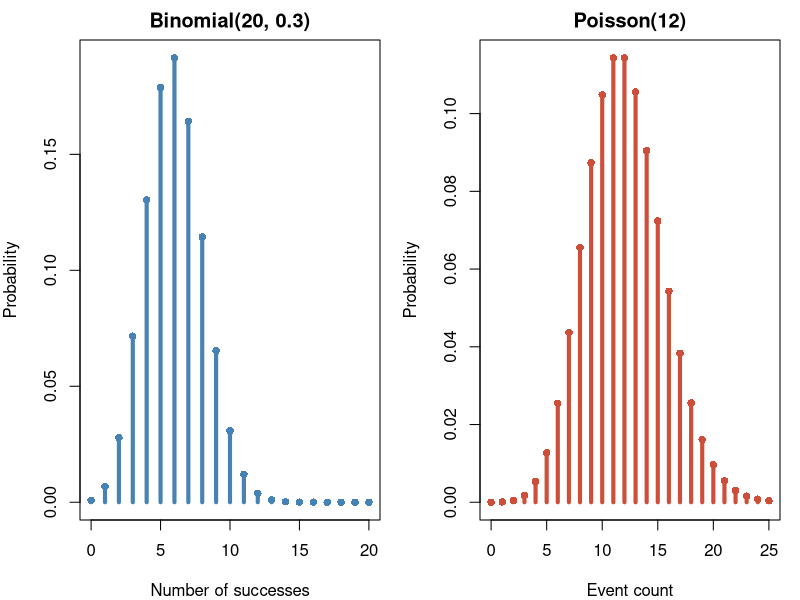
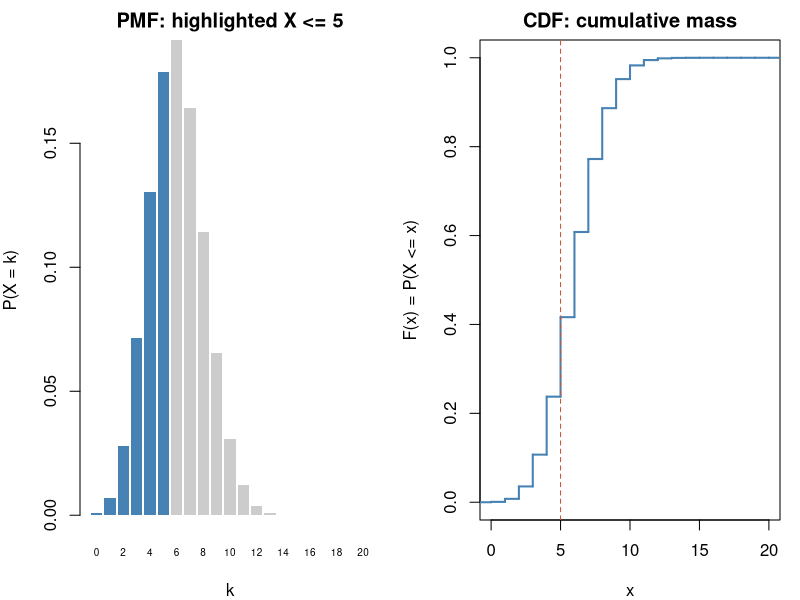
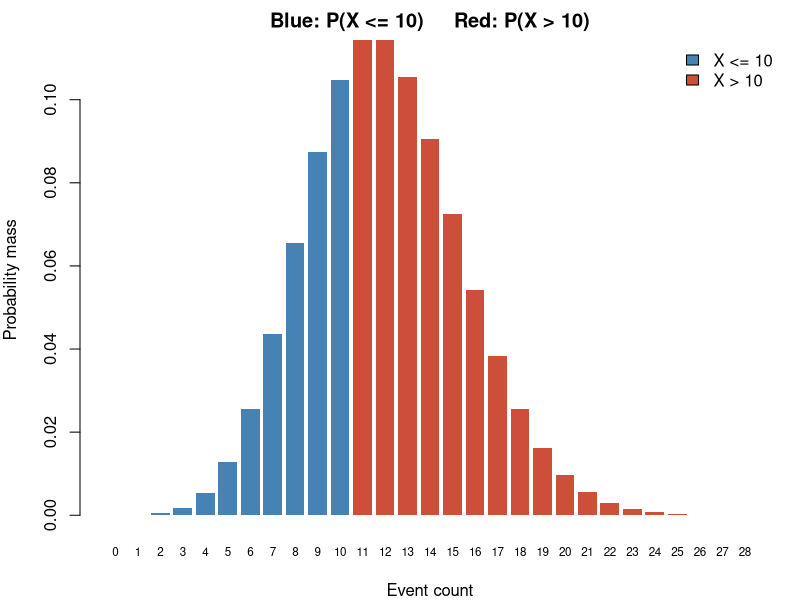
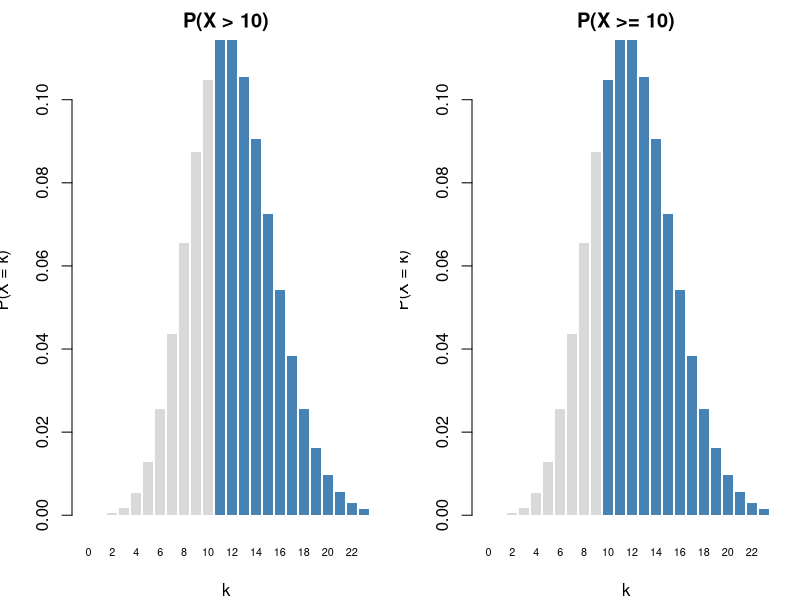
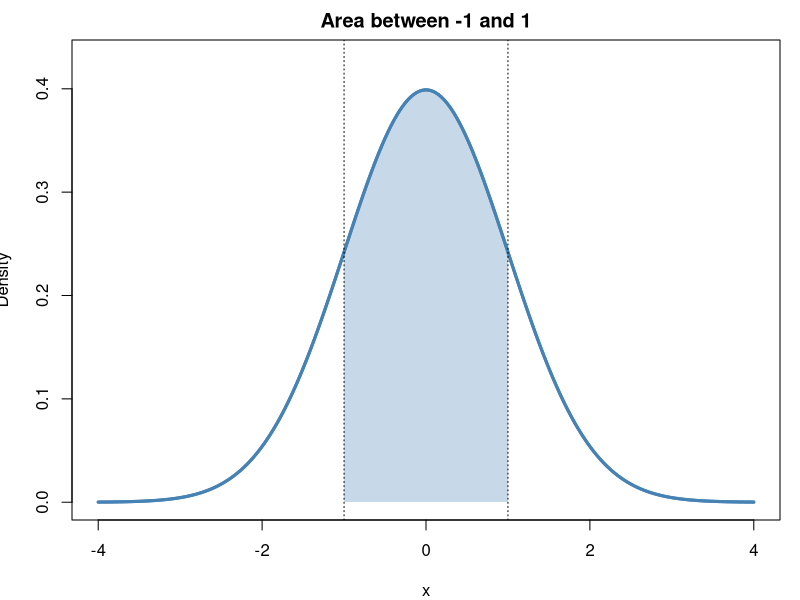
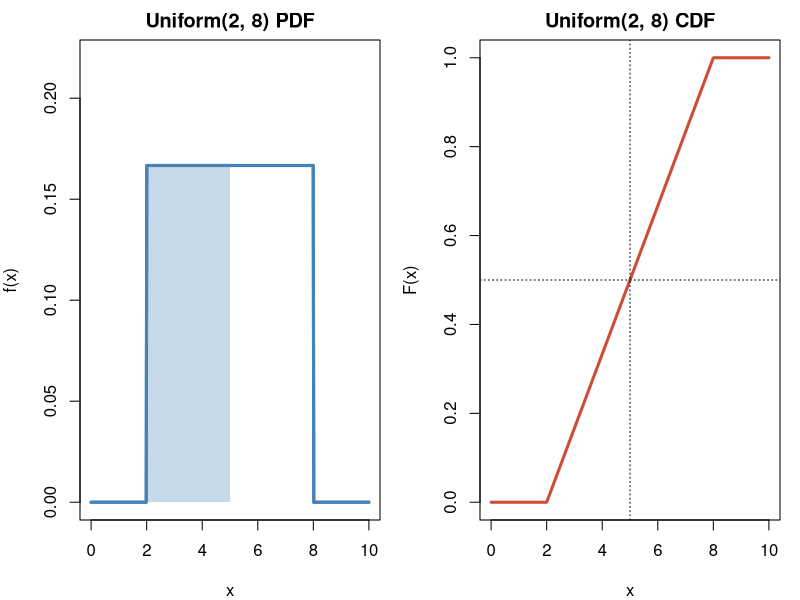
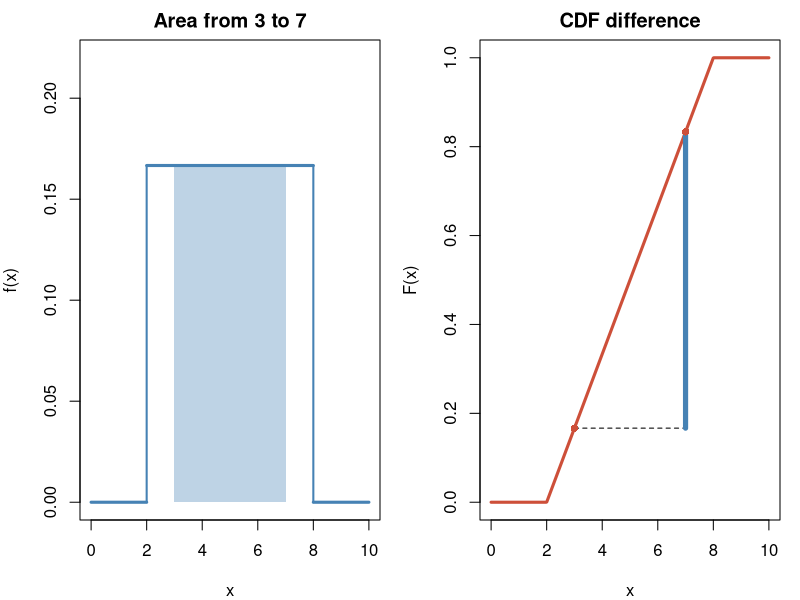
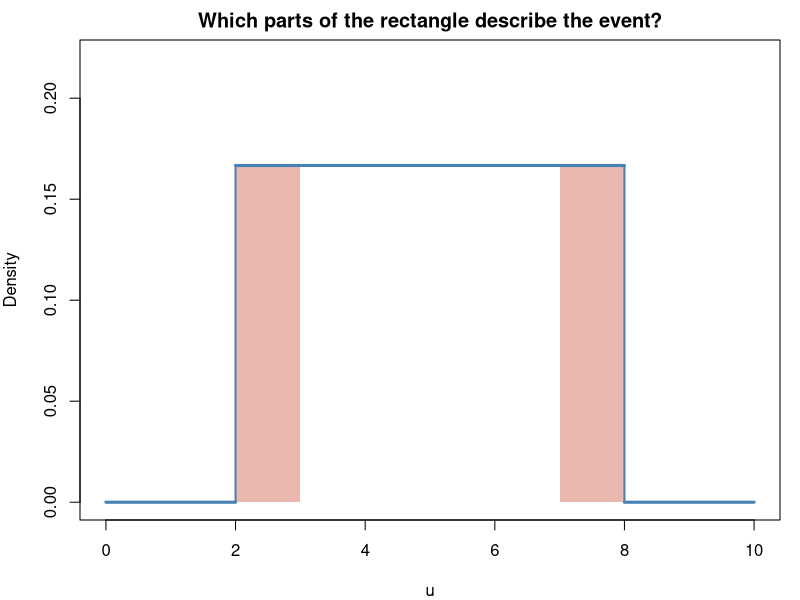

Reproduce these figures in R, in order.
## ---- chunk 1
#| echo: false
#| fig-height: 3.8
par(mfrow = c(1, 2), mar = c(4, 4, 2, 1))
k <- 0:20
plot(k, dbinom(k, 20, 0.3), type = "h", lwd = 4, col = "steelblue",
     xlab = "Number of successes", ylab = "Probability",
     main = "Binomial(20, 0.3)")
points(k, dbinom(k, 20, 0.3), pch = 16, col = "steelblue")
k <- 0:25
plot(k, dpois(k, 12), type = "h", lwd = 4, col = "tomato3",
     xlab = "Event count", ylab = "Probability", main = "Poisson(12)")
points(k, dpois(k, 12), pch = 16, col = "tomato3")
par(mfrow = c(1, 1))
## ---- chunk 2
dbinom(5, size = 20, prob = 0.3) # P(X = 5)
## ---- chunk 3
dpois(5, lambda = 12) # P(X = 5)
## ---- chunk 4
#| echo: false
#| fig-height: 3.8
k <- 0:20
par(mfrow = c(1, 2), mar = c(4, 4, 2, 1))
barplot(dbinom(k, 20, 0.3), names.arg = k, border = NA,
        col = ifelse(k <= 5, "steelblue", "grey80"),
        xlab = "k", ylab = "P(X = k)", main = "PMF: highlighted X <= 5", cex.names = 0.6)
plot(stepfun(k, c(0, pbinom(k, 20, 0.3))), xlim = c(0, 20), ylim = c(0, 1),
     do.points = FALSE, verticals = TRUE, col = "steelblue", lwd = 2,
     xlab = "x", ylab = "F(x) = P(X <= x)", main = "CDF: cumulative mass")
abline(v = 5, lty = 2, col = "tomato3")
par(mfrow = c(1, 1))
## ---- chunk 5
sum(dbinom(0:5, size = 20, prob = 0.3))
## ---- chunk 6
pbinom(5, size = 20, prob = 0.3)
## ---- chunk 7
# Long way: add the individual masses
sum(dbinom(0:5, size = 20, prob = 0.3))

# Short way: ask for the CDF
pbinom(5, size = 20, prob = 0.3)
## ---- chunk 8
#| echo: false
k <- 0:28
barplot(dpois(k, 12), names.arg = k, border = NA,
        col = ifelse(k <= 10, "steelblue", "tomato3"),
        xlab = "Event count", ylab = "Probability mass", cex.names = 0.7,
        main = "Blue: P(X <= 10)     Red: P(X > 10)")
legend("topright", legend = c("X <= 10", "X > 10"),
       fill = c("steelblue", "tomato3"), bty = "n")
## ---- chunk 9
ppois(10, lambda = 12)               # P(X <= 10)
1 - ppois(10, lambda = 12)           # P(X > 10)
ppois(9, lambda = 12)                # P(X < 10)
1 - ppois(9, lambda = 12)            # P(X >= 10)
ppois(15, 12) - ppois(7, 12)         # P(8 <= X <= 15)
ppois(14, 12) - ppois(8, 12)         # P(8 < X < 15)
ppois(8, 12) - ppois(7, 12)          # P(X = 8)
## ---- chunk 10
#| echo: false
#| fig-height: 3.6
k <- 0:23
par(mfrow = c(1, 2), mar = c(4, 3.6, 2, 1))
for (inclusive in c(FALSE, TRUE)) {
  chosen <- if (inclusive) k >= 10 else k > 10
  barplot(dpois(k, 12), names.arg = k, border = NA,
          col = ifelse(chosen, "steelblue", "grey85"), cex.names = 0.65,
          xlab = "k", ylab = "P(X = k)",
          main = if (inclusive) "P(X >= 10)" else "P(X > 10)")
}
par(mfrow = c(1, 1))
## ---- chunk 11
# Two ways to compute P(X > 10)
1 - ppois(10, lambda = 12)
ppois(10, lambda = 12, lower.tail = FALSE)
## ---- chunk 12
dbinom(4, size = 30, prob = 0.2)
pbinom(4, size = 30, prob = 0.2) - pbinom(3, size = 30, prob = 0.2) # same as above
pbinom(4, size = 30, prob = 0.2)
pbinom(3, size = 30, prob = 0.2, lower.tail = FALSE)
pbinom(7, 30, 0.2) - pbinom(2, 30, 0.2)
## ---- chunk 13
#| echo: false
x <- seq(-4, 4, length.out = 600)
y <- dnorm(x)
plot(x, y, type = "l", lwd = 3, col = "steelblue", ylim = c(0, 0.43),
     xlab = "x", ylab = "Density", main = "Area between -1 and 1")
inside <- x >= -1 & x <= 1
polygon(c(-1, x[inside], 1), c(0, y[inside], 0),
        col = adjustcolor("steelblue", alpha.f = 0.3), border = NA)
lines(x, y, lwd = 3, col = "steelblue")
abline(v = c(-1, 1), lty = 3)
## ---- chunk 14
punif(5, min = 2, max = 8)  # P(X <= 5)
## ---- chunk 15
#| echo: false
#| fig-height: 3.8
x <- seq(0, 10, length.out = 500)
par(mfrow = c(1, 2), mar = c(4, 4, 2, 1))
plot(x, dunif(x, 2, 8), type = "l", lwd = 3, col = "steelblue",
     xlab = "x", ylab = "f(x)", main = "Uniform(2, 8) PDF", ylim = c(0, 0.22))
polygon(c(2, 2, 5, 5), c(0, 1/6, 1/6, 0),
        col = adjustcolor("steelblue", alpha.f = 0.3), border = NA)
lines(x, dunif(x, 2, 8), lwd = 3, col = "steelblue")
plot(x, punif(x, 2, 8), type = "l", lwd = 3, col = "tomato3",
     xlab = "x", ylab = "F(x)", main = "Uniform(2, 8) CDF")
abline(v = 5, h = punif(5, 2, 8), lty = 3)
par(mfrow = c(1, 1))
## ---- chunk 16
punif(7, min = 2, max = 8) - punif(3, min = 2, max = 8)
## ---- chunk 17
#| echo: false
#| fig-height: 3.8
par(mfrow = c(1, 2), mar = c(4, 4, 2, 1))
plot(c(0, 10), c(0, .22), type = "n", xlab = "x", ylab = "f(x)",
     main = "Area from 3 to 7")
polygon(c(3, 3, 7, 7), c(0, 1/6, 1/6, 0),
        col = adjustcolor("steelblue", alpha.f = .35), border = NA)
segments(c(0, 2, 8), c(0, 1/6, 0), c(2, 8, 10), c(0, 1/6, 0), col = "steelblue", lwd = 3)
segments(c(2, 8), c(0, 1/6), c(2, 8), c(1/6, 0), col = "steelblue", lwd = 2)
x <- seq(0, 10, length.out = 500)
plot(x, punif(x, 2, 8), type = "l", lwd = 3, col = "tomato3",
     xlab = "x", ylab = "F(x)", main = "CDF difference")
segments(3, punif(3, 2, 8), 7, punif(3, 2, 8), lty = 2)
segments(7, punif(3, 2, 8), 7, punif(7, 2, 8), lwd = 5, col = "steelblue")
points(c(3, 7), punif(c(3, 7), 2, 8), pch = 16, col = "tomato3")
par(mfrow = c(1, 1))
## ---- chunk 18
dunif(5, min = 2, max = 8) # Height of the density at 5
punif(5, min = 2, max = 8) # Area to the left of 5
## ---- chunk 19
#| echo: false
#| fig-height: 3.1
plot(c(0, 10), c(0, 0.22), type = "n", xlab = "u", ylab = "Density",
     main = "Which parts of the rectangle describe the event?")
for (ends in list(c(2, 3), c(7, 8))) {
  polygon(c(ends[1], ends[1], ends[2], ends[2]), c(0, 1/6, 1/6, 0),
          col = adjustcolor("tomato3", alpha.f = 0.4), border = NA)
}
segments(c(0, 2, 8), c(0, 1/6, 0), c(2, 8, 10), c(0, 1/6, 0), col = "steelblue", lwd = 3)
segments(c(2, 8), c(0, 1/6), c(2, 8), c(1/6, 0), col = "steelblue", lwd = 2)
## ---- chunk 20
punif(5, min = 2, max = 8)          # 3/6
punif(6, 2, 8, lower.tail = FALSE) # 2/6
punif(7, 2, 8) - punif(3, 2, 8)    # 4/6
0                                   # P(U = 5)
## ---- chunk 21
punif(3, 2, 8) + punif(7, 2, 8, lower.tail = FALSE)
(3 - 2) / 6 + (8 - 7) / 6
1 - (punif(7, 2, 8) - punif(3, 2, 8))
## ---- chunk 22
pbinom(4, size = 75, prob = 0.04, lower.tail = FALSE)
pbinom(6, 75, 0.04) - pbinom(1, 75, 0.04)
## ---- chunk 23
ppois(15, lambda = 12, lower.tail = FALSE)
ppois(15, 12) - ppois(9, 12)
## ---- chunk 24
punif(9, min = 0, max = 12, lower.tail = FALSE) # 3/12
punif(7, 0, 12) - punif(3, 0, 12)         # 4/12
0                                          # P(W = 6)
## ---- chunk 25
ppois(14, 12, lower.tail = FALSE) /
  ppois(9, 12, lower.tail = FALSE)
